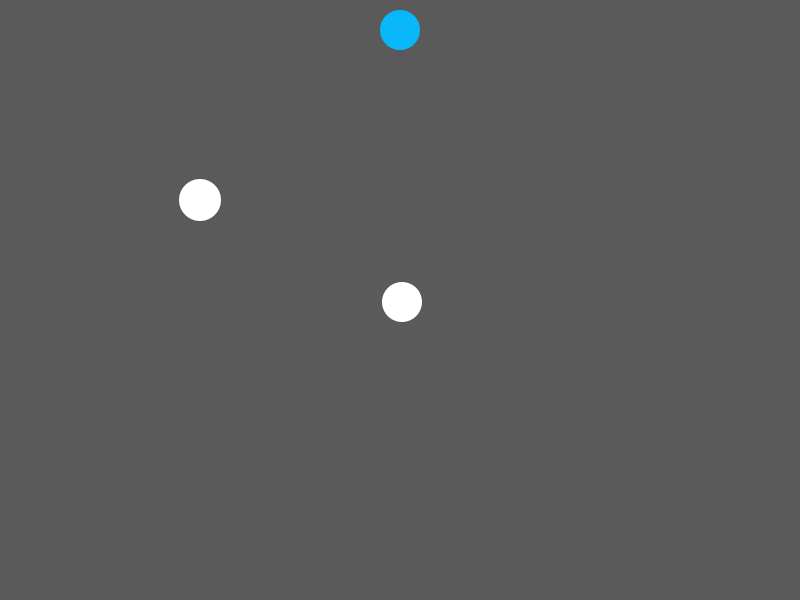
Frame 1 (no input)
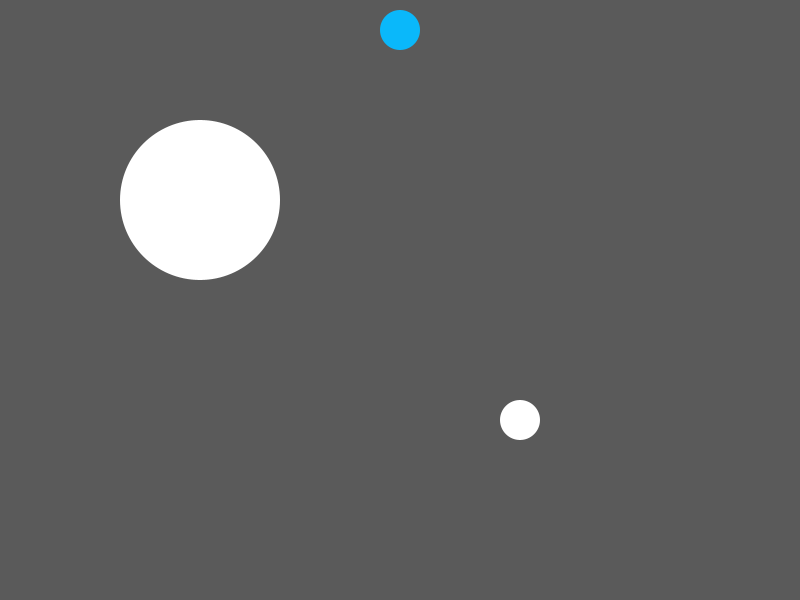
Frame 60 (the mouse pressed at the canvas centre just before this capture)
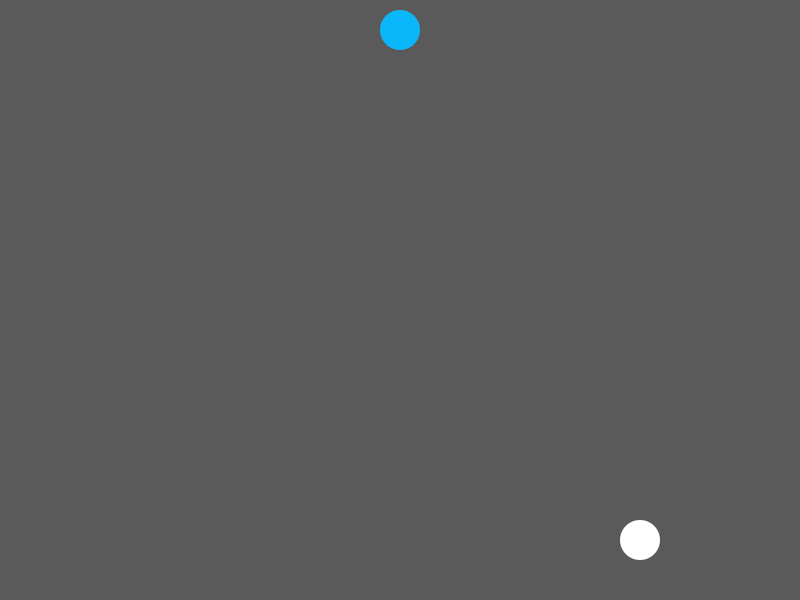
Frame 120 (the mouse held since frame 60 and released just before this capture)

The Processing sketch that drew these frames (run headless with seeded random() and noise(); from frame 60 on, the mouse is pressed at the canvas centre):

// Processing sketch: Sick_Circles
// ── Sick_Circles.pde
float x; 
float y;
float xVelo;
float yVelo;
int frames;
int waterTimer;

void setup() {
  size(800,600);
  x = width/2;
  y = height/2;
  xVelo = 2;
  yVelo = 2;
  frames = 0;
  waterTimer = 0;
}

void draw() {
  background(90);
  fill(#ffffff);
  noStroke();
  x += xVelo;
  y += yVelo;
  ellipse(x, y, 40, 40);
  frames++;
  
  if(frames == 180)
  {
    xVelo = -xVelo;
    yVelo = -yVelo;
  }
  
  if(frames > 120)
  {
    ellipse(width/2 + frames - 120, height/2 - frames + 120, 40, 40);
  }
  
  if(frames < 120)
  {
    ellipse(width/4, height/3, 40 + frames * 2, 40 + frames * 2);
  }
  
  waterTimer++;
  fill(#0AB8FA);
  ellipse(width/2, 30, 40, 40);
  ellipse(width/2, 30 + waterTimer * 10, 20, 20);
  if(waterTimer == 60)
  {
    waterTimer = 0;
  }
}
